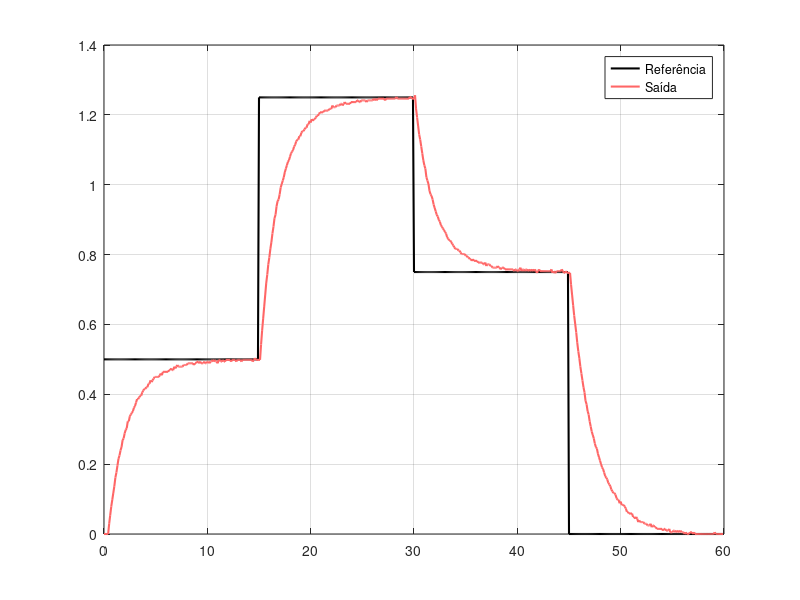
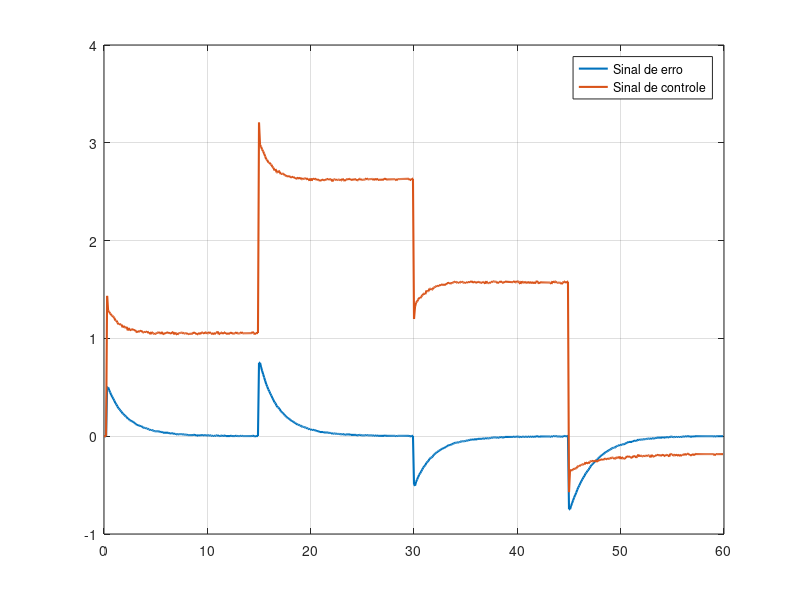

The MATLAB source for these figures, in order:
close all;
clear;
clc;

% ATENÇÃO: Descomente a linha abaixo se estiver utilizando o Octave
% pkg load control

% ------------------------------------------------------
% Carrega os dados obtidos no ENSAIO REAL (Atividade 4a),
% em vez de simular a planta com a equação a diferenças.
%
% Variáveis disponíveis em 'ensaio_lab6_atividade4a.mat':
%   r  -> sinal de referência aplicado          [1xN]
%   y  -> saída medida da planta (circuito RC)  [Nx1]
%   u  -> sinal de controle aplicado à planta   [Nx1]
%   e  -> sinal de erro (r - y)                 [Nx1]
%   fs -> frequência de amostragem utilizada    [Hz]
% ------------------------------------------------------
dados = load('ensaio_lab6_atividade4a.mat');

fs = dados.fs;
T  = 1/fs;

% Garante que todos os sinais estejam como vetores linha,
% independente de como foram salvos no .mat
r = dados.r(:).';
y = dados.y(:).';
u = dados.u(:).';
e = dados.e(:).';

N     = numel(r);
tempo = (0:N-1) * T;

% Resultados
figure;
plot(tempo, r, 'color', 'k','LineWidth', 1.5);
hold on;
plot(tempo, y, 'color', [1 0.4 0.4],'LineWidth', 1.5);

legend('Referência', 'Saída');
grid on;

figure;
plot(tempo, e,'LineWidth', 1.5);
hold on;
plot(tempo, u,'LineWidth', 1.5);
legend('Sinal de erro', 'Sinal de controle');
grid on;
